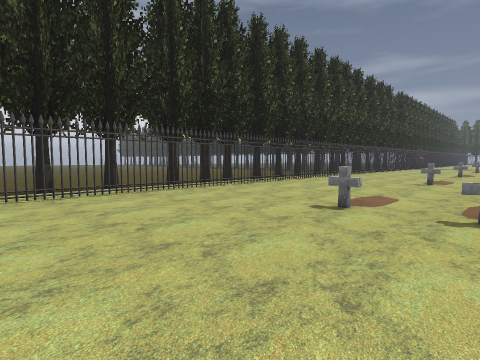
view 1 (above)

21 first-person views from a walk through a 3-D level made in the Godot game engine. The camera is 1.3 m above the floor, tilts 4° down and sees 80° across. The floor is counted in squares, 2 m on a side. Each view is taken from the middle of a square. On the plan, view 1 faces up. The plan holds only what a view shows up to about 9 squares ahead; the rest is blank. The place goes on beyond the plan. Characters and animated objects are left out.

view 2
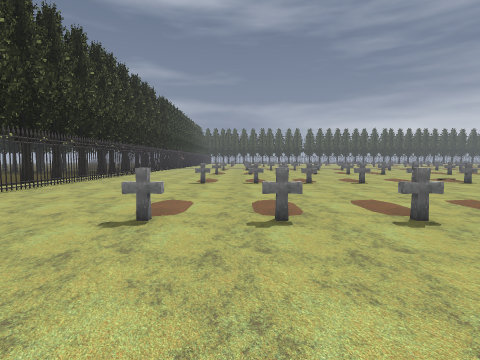

view 3
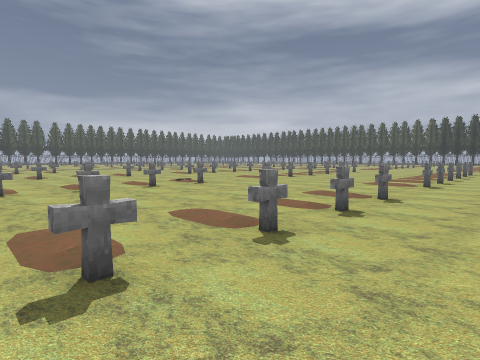

view 4
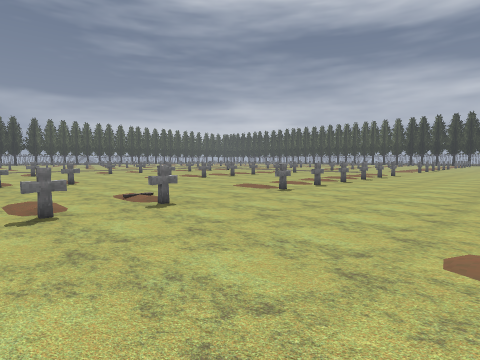

view 5
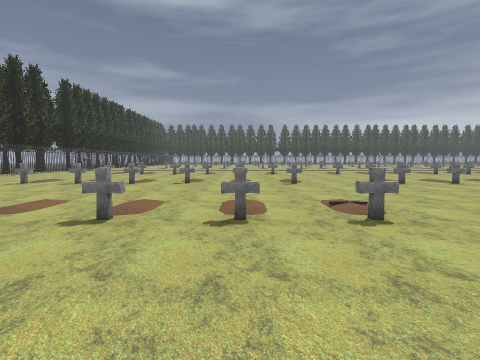

view 6
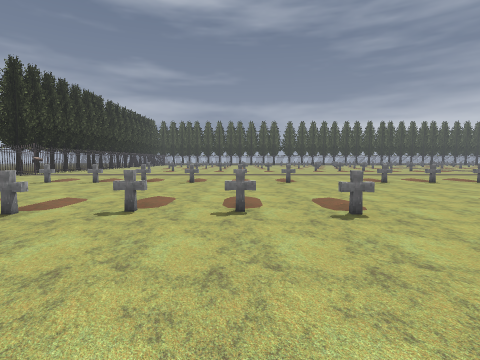

view 7
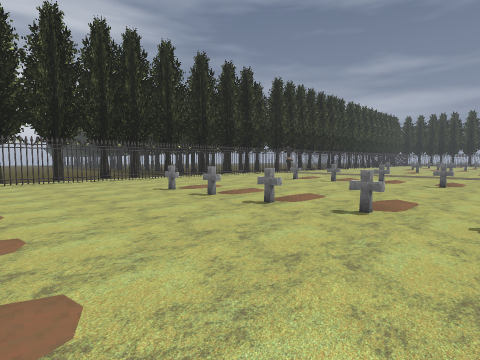

view 8
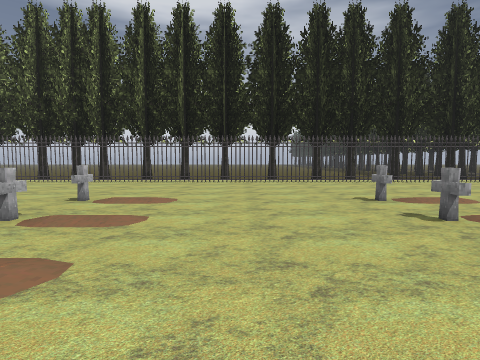

view 9
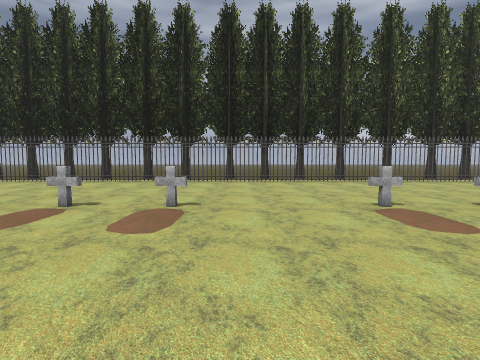

view 10
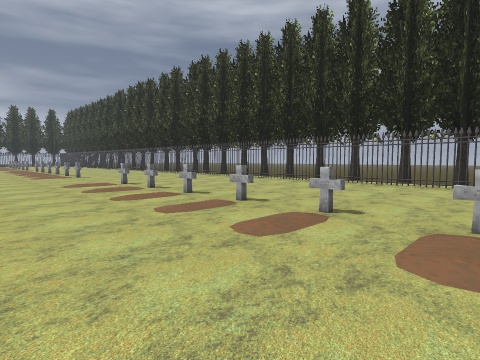

view 11
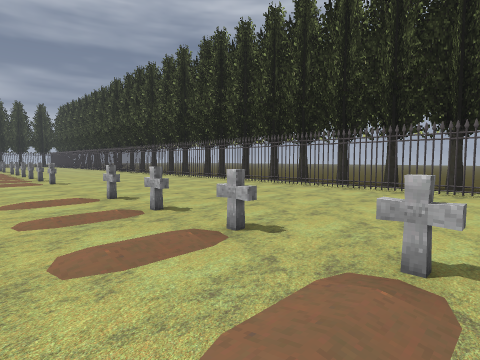

view 12
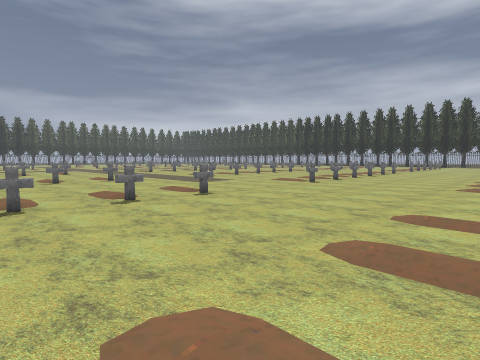

view 13
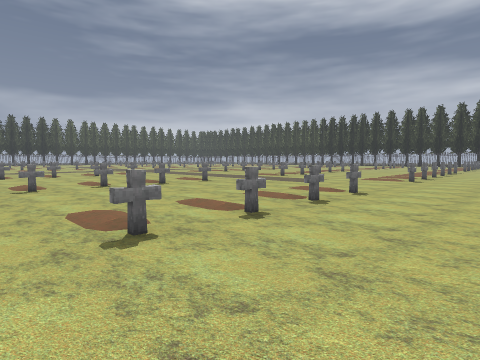

view 14
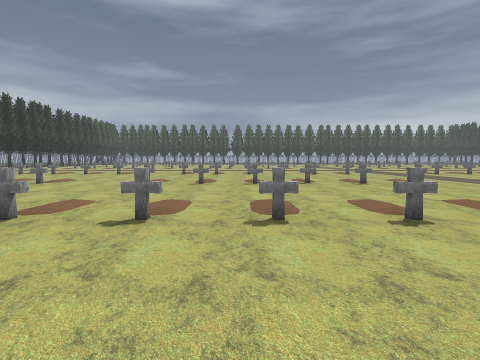

view 15
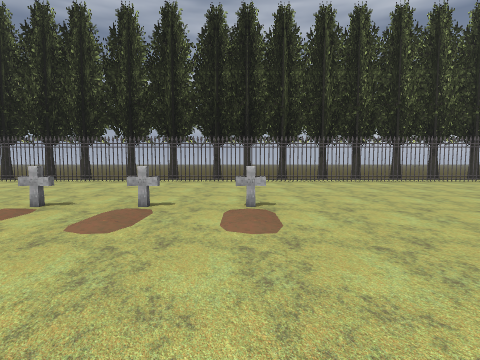

view 16
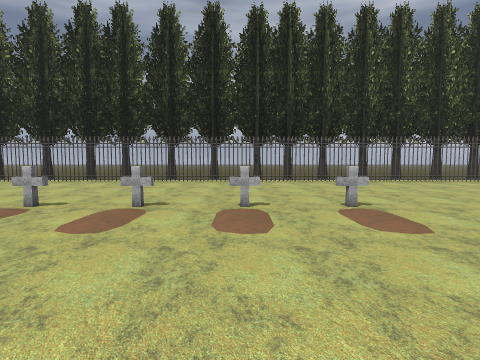

view 17
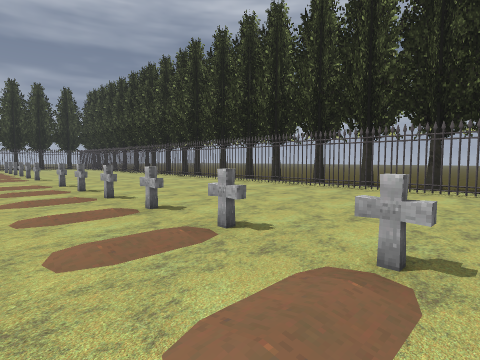

view 18
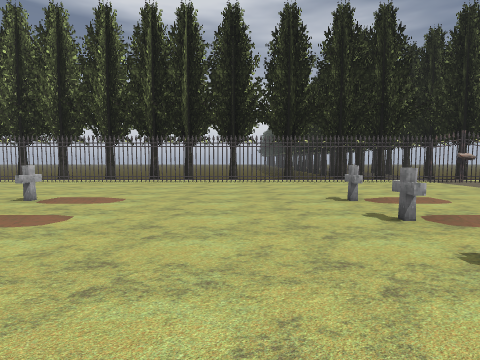

view 19
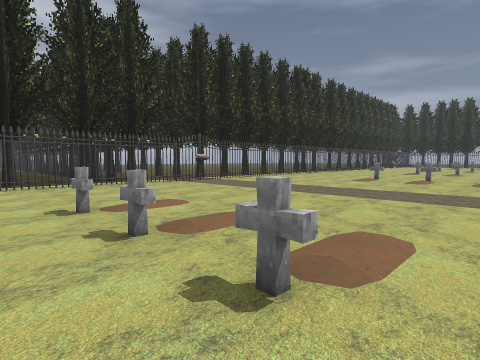

view 20
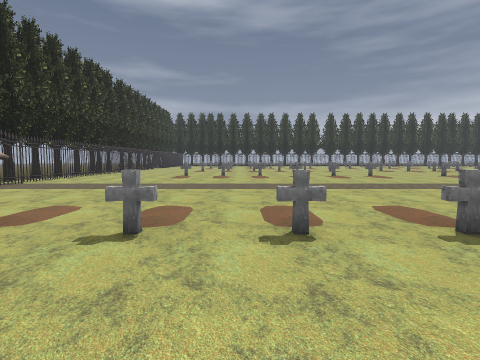

view 21
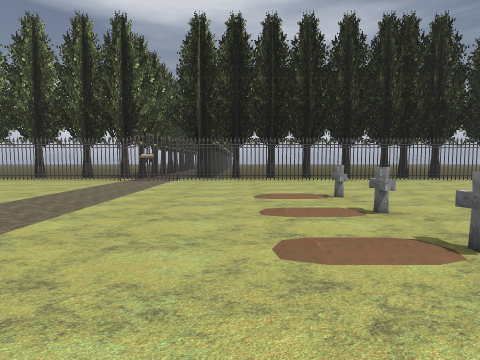

### Floor plan
Points are (right, up) in squares from view 1. A wall is a line through its corners. A room is listed if a view was taken in it or the views show most of it. See-through windows are left out.
Room 1 (views 1, 2, 3, 4, 5, 6, 7, 8, 9, 10, 11, 12, 13, 14, 15, 16, 17, 18, 19, 20, 21)
walls: (1.9, -2.5) (1.9, -3); (6.2, 14) (6.2, 13.5); (0.6, -1.2) (0.6, -1.8); (7.3, 15.1) (7.3, 14.6); (8.5, 15.8) (8.2, 15.8) (8.2, 15.5); (0.2, 8) (0.2, 7.5); (11.9, -12.5) (11.9, -13); (16.1, -16.8) (16.1, -17.2)
low walls: (0.1, -1) (20, -20.9); (11.8, 19.4) (-3.5, 4.1); (19.8, 27.4) (13.3, 20.9)
ways out: opening at (-3, 3); gap at (13, 21)
objects: tombstone (1, 4); tombstone (2, 3); tombstone (3, 2) to (4, 2); tombstone (5, 1); tombstone (5, 7); tombstone (6, 0); tombstone (6, 6); tombstone (7, -1); tombstone (7, 5); tombstone (8, 4); tombstone (8, 11); tombstone (9, -4); tombstone (9, 3); tombstone (9, 10); tombstone (10, -5); tombstone (10, 2); tombstone (10, 9); tombstone (11, -6); other object (11, 3); tombstone (12, -7); tombstone (12, 0); tombstone (12, 8); tombstone (12, 14); tombstone (13, -8); tombstone (13, -1); tombstone (13, 7); tombstone (13, 13); tombstone (14, -9); tombstone (14, -2); tombstone (14, 6); tombstone (14, 12); tombstone (15, 11); tombstone (16, -3); tombstone (16, 3); other object (16, 10); tombstone (17, -12); tombstone (17, -4); tombstone (17, 2); other object (17, 9); tombstone (18, -13); tombstone (18, -5); tombstone (18, 1); tombstone (19, -14); tombstone (19, 0); tombstone (19, 7); tombstone (19, 21); tombstone (20, -15); tombstone (20, -1); tombstone (20, 6); tombstone (20, 20); tombstone (21, -16); tombstone (21, -8); other object (21, -2); other object (21, 5); tombstone (21, 19)

Where each view was taken, in squares from view 1:
view 1: 0 up, 0 right, facing up
view 2: 1 up, 0 right, facing up-right
view 3: 1 up, 2 right, facing right
view 4: 1 up, 6 right, facing right
view 5: 1 up, 7 right, facing up-right
view 6: 4 up, 10 right, facing up-right
view 7: 4 up, 10 right, facing up
view 8: 6 up, 10 right, facing up-left
view 9: 0 up, 11 right, facing down-left
view 10: 1 down, 11 right, facing down
view 11: 4 down, 12 right, facing down
view 12: 6 down, 12 right, facing right
view 13: 3 down, 12 right, facing right
view 14: 4 down, 12 right, facing up-right
view 15: 9 down, 20 right, facing down-left
view 16: 10 down, 21 right, facing down-left
view 17: 10 down, 18 right, facing down
view 18: 10 up, 14 right, facing up-left
view 19: 11 up, 14 right, facing up
view 20: 11 up, 12 right, facing up-right
view 21: 16 up, 21 right, facing up-left
